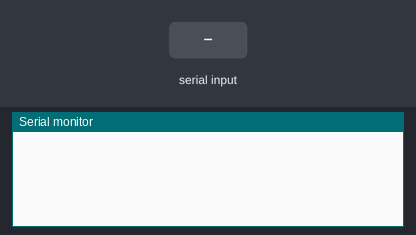
The sketch below on a simulated Arduino Uno, built with avr-gcc and run on an emulated ATmega328P. On the bench: the last lines printed to the serial monitor. The inputs (shaded band) are chosen by the test bench.

Above: at 1.2 s.
1.3 s: "S" received over Serial
At 2.0 s:
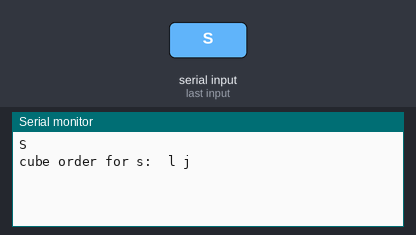
2.8 s: "Z" received over Serial
At 3.1 s:
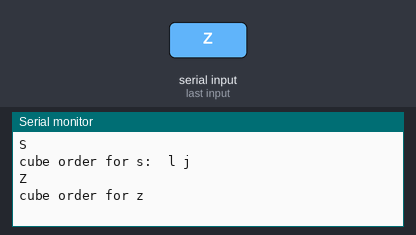
4.3 s: "J" received over Serial
At 5.5 s:
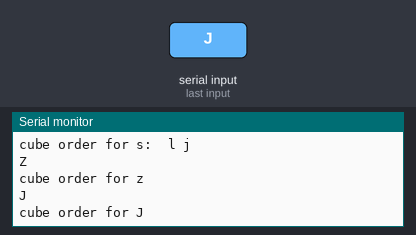
5.8 s: "L" received over Serial
At 6.6 s:
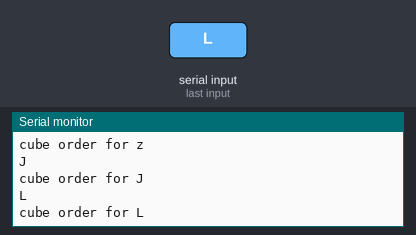
7.3 s: "O" received over Serial
At 7.7 s:
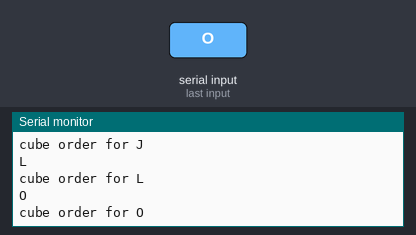
8.8 s: "I" received over Serial
At 10.1 s:
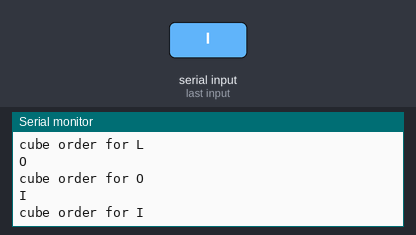

Measured:
- after the input at 1.3 s, the serial monitor: prints a new line at once (image 1)
- after the input at 2.8 s, the serial monitor: prints a new line at once (image 2)
- after the input at 4.3 s, the serial monitor: prints a new line at once (image 3)
- after the input at 5.8 s, the serial monitor: prints a new line at once (image 4)
- after the input at 7.3 s, the serial monitor: prints a new line at once (image 5)
- after the input at 8.8 s, the serial monitor: prints a new line at once (image 6)

The sketch:

cube_placing_order.ino
```cpp
const char S_cube[11] = {'l',' ', 'j'};
const int Z_cube[11] ={};
const int J_cube[11] = {};
const int L_cube[11] = {};
const int O_cube[11] = {};
const int I_cube[11] = {};

void setup(){
Serial.begin(9600);

}

void loop(){

if (Serial.available() > 0) {
           char cube_on_the_board = Serial.read();
           Serial.println(cube_on_the_board);
           if (cube_on_the_board == 'S'){
              Serial.print("cube order for s:  ");
              Serial.println(S_cube);}
           if (cube_on_the_board == 'Z'){
              Serial.println("cube order for z");}
           if (cube_on_the_board == 'J'){
              Serial.println("cube order for J");}
           if (cube_on_the_board== 'L'){
              Serial.println("cube order for L");}
           if (cube_on_the_board== 'O'){
              Serial.println("cube order for O");}
           if (cube_on_the_board == 'I'){
              Serial.println("cube order for I");}


}
}
```
